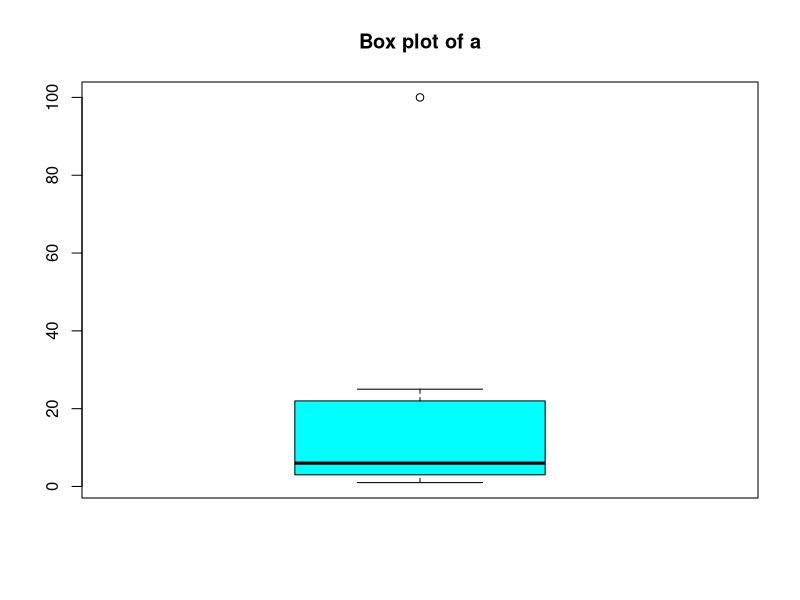

Recreate this plot in R.
a<-c(1,2,3,4,6,10,22,25,100)
b<-c(5,10,15,20,25,63,2,-100,75)
c<-b*2
c
cat("\n Data : ",a)
cat("\nMean : ",mean(a))
cat("\n Median : ",median(a))
cat("\n Summary : \n",summary(a))
summary(a)
s1<-'con'
s2<-'cat'
min(a)
max(a)
quantile(a,0.25)
var(a)
sd(a)
boxplot(a,main="Box plot of a",col="cyan")
cov(a,b)
cor(a,b)
cov(b,c)
cor(b,c)
cor(a,c)
cor(c,a)
